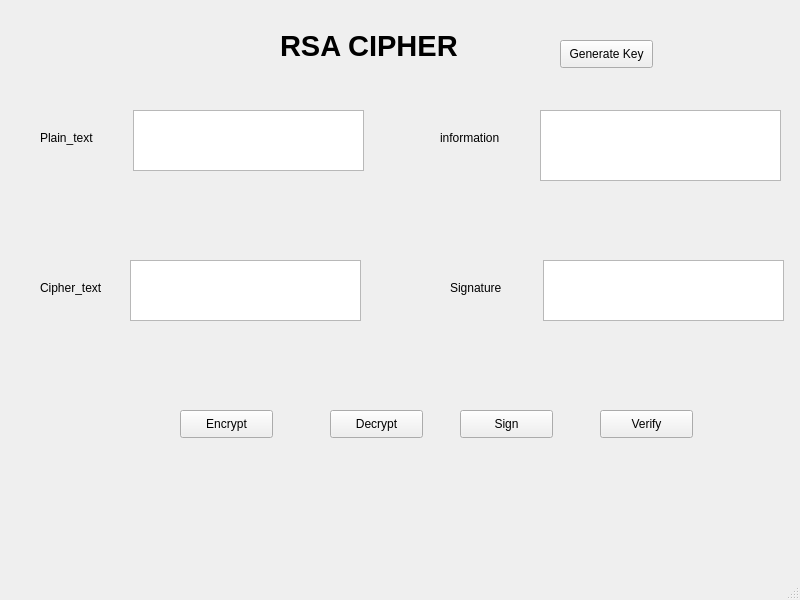
<?xml version="1.0" encoding="UTF-8"?>
<ui version="4.0">
 <class>MainWindow</class>
 <widget class="QMainWindow" name="MainWindow">
  <property name="geometry">
   <rect>
    <x>0</x>
    <y>0</y>
    <width>800</width>
    <height>600</height>
   </rect>
  </property>
  <property name="windowTitle">
   <string>MainWindow</string>
  </property>
  <widget class="QWidget" name="centralwidget">
   <widget class="QLabel" name="label">
    <property name="geometry">
     <rect>
      <x>280</x>
      <y>10</y>
      <width>241</width>
      <height>71</height>
     </rect>
    </property>
    <property name="font">
     <font>
      <pointsize>22</pointsize>
      <weight>75</weight>
      <bold>true</bold>
     </font>
    </property>
    <property name="text">
     <string>RSA CIPHER</string>
    </property>
   </widget>
   <widget class="QLabel" name="Plain_text">
    <property name="geometry">
     <rect>
      <x>40</x>
      <y>130</y>
      <width>55</width>
      <height>16</height>
     </rect>
    </property>
    <property name="text">
     <string>Plain_text</string>
    </property>
   </widget>
   <widget class="QLabel" name="label_3">
    <property name="geometry">
     <rect>
      <x>40</x>
      <y>280</y>
      <width>81</width>
      <height>16</height>
     </rect>
    </property>
    <property name="text">
     <string>Cipher_text</string>
    </property>
   </widget>
   <widget class="QLabel" name="label_2">
    <property name="geometry">
     <rect>
      <x>440</x>
      <y>130</y>
      <width>71</width>
      <height>16</height>
     </rect>
    </property>
    <property name="text">
     <string>information</string>
    </property>
   </widget>
   <widget class="QLabel" name="label_4">
    <property name="geometry">
     <rect>
      <x>450</x>
      <y>280</y>
      <width>55</width>
      <height>16</height>
     </rect>
    </property>
    <property name="text">
     <string>Signature</string>
    </property>
   </widget>
   <widget class="QPlainTextEdit" name="txt_plaint_text">
    <property name="geometry">
     <rect>
      <x>133</x>
      <y>110</y>
      <width>231</width>
      <height>61</height>
     </rect>
    </property>
   </widget>
   <widget class="QPlainTextEdit" name="txt_cipher_text">
    <property name="geometry">
     <rect>
      <x>130</x>
      <y>260</y>
      <width>231</width>
      <height>61</height>
     </rect>
    </property>
   </widget>
   <widget class="QPlainTextEdit" name="txt_info">
    <property name="geometry">
     <rect>
      <x>540</x>
      <y>110</y>
      <width>241</width>
      <height>71</height>
     </rect>
    </property>
   </widget>
   <widget class="QPlainTextEdit" name="txt_sign">
    <property name="geometry">
     <rect>
      <x>543</x>
      <y>260</y>
      <width>241</width>
      <height>61</height>
     </rect>
    </property>
   </widget>
   <widget class="QPushButton" name="btn_gen_keys">
    <property name="geometry">
     <rect>
      <x>560</x>
      <y>40</y>
      <width>93</width>
      <height>28</height>
     </rect>
    </property>
    <property name="text">
     <string>Generate Key</string>
    </property>
   </widget>
   <widget class="QPushButton" name="btn_encrypt">
    <property name="geometry">
     <rect>
      <x>180</x>
      <y>410</y>
      <width>93</width>
      <height>28</height>
     </rect>
    </property>
    <property name="text">
     <string>Encrypt</string>
    </property>
   </widget>
   <widget class="QPushButton" name="btn_decrypt">
    <property name="geometry">
     <rect>
      <x>330</x>
      <y>410</y>
      <width>93</width>
      <height>28</height>
     </rect>
    </property>
    <property name="text">
     <string>Decrypt</string>
    </property>
   </widget>
   <widget class="QPushButton" name="btn_sign">
    <property name="geometry">
     <rect>
      <x>460</x>
      <y>410</y>
      <width>93</width>
      <height>28</height>
     </rect>
    </property>
    <property name="text">
     <string>Sign</string>
    </property>
   </widget>
   <widget class="QPushButton" name="btn_verify">
    <property name="geometry">
     <rect>
      <x>600</x>
      <y>410</y>
      <width>93</width>
      <height>28</height>
     </rect>
    </property>
    <property name="text">
     <string>Verify</string>
    </property>
   </widget>
  </widget>
  <widget class="QMenuBar" name="menubar">
   <property name="geometry">
    <rect>
     <x>0</x>
     <y>0</y>
     <width>800</width>
     <height>26</height>
    </rect>
   </property>
  </widget>
  <widget class="QStatusBar" name="statusbar"/>
 </widget>
 <resources/>
 <connections/>
</ui>
